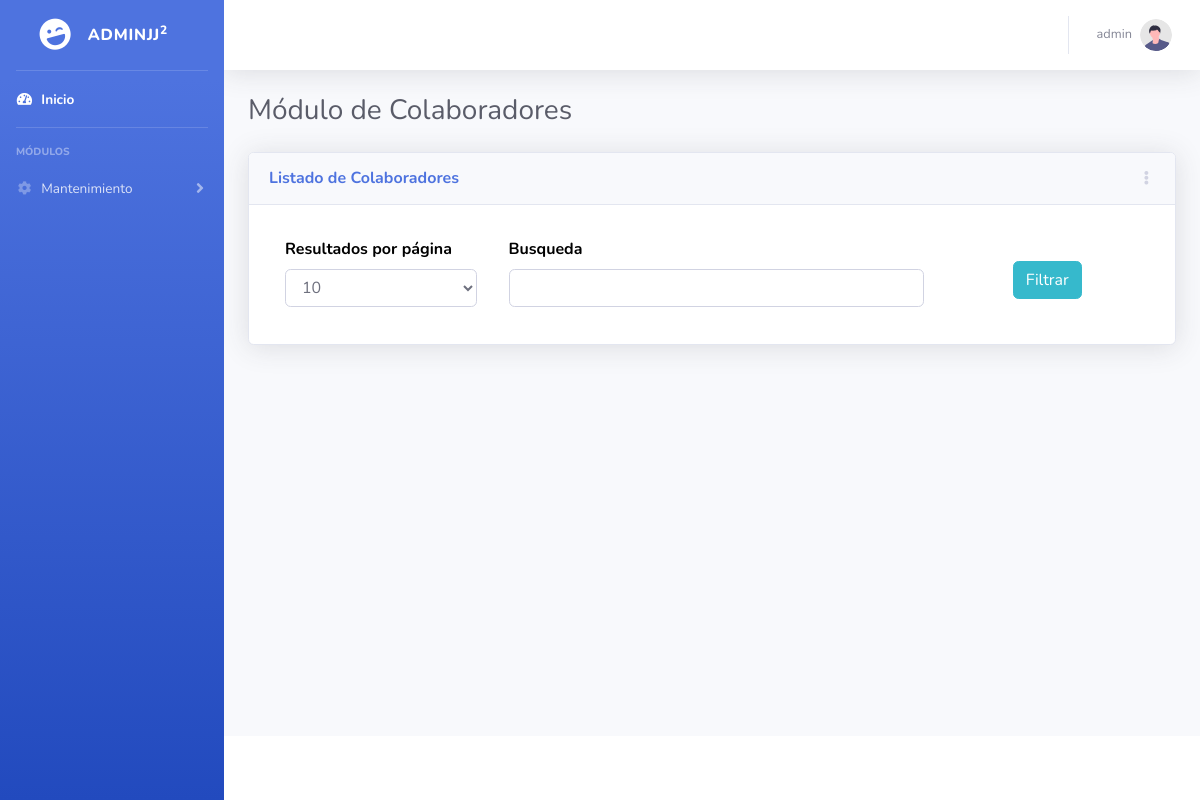
Page /colaboradores.php (signed in) on the earlier database version.
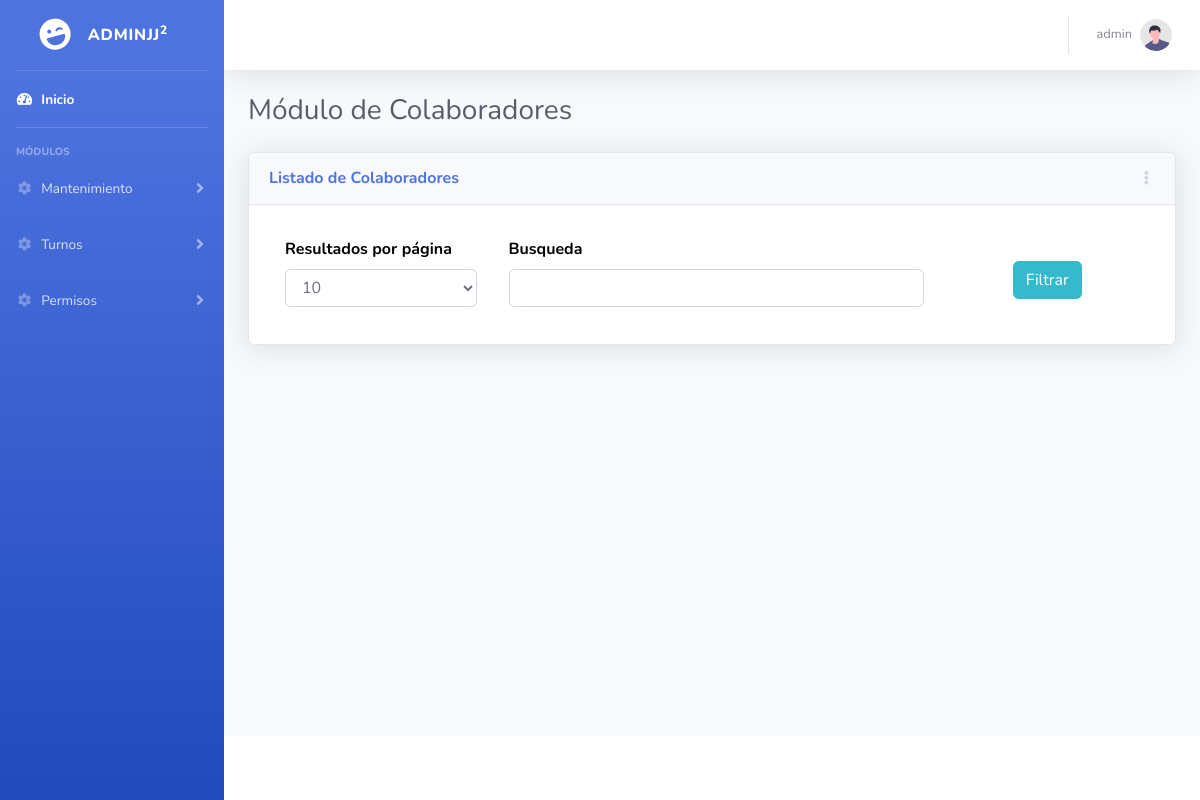
Same page on the later database version.
### tables this page shows
CREATE TABLE modulos (
	id INT AUTO_INCREMENT,
	nombre VARCHAR(250) NOT NULL,
	PRIMARY KEY (id)
);

### menu.php (the view, shortened to what this page needs)
<ul class="navbar-nav bg-gradient-primary sidebar sidebar-dark accordion" id="accordionSidebar">
    <a class="sidebar-brand d-flex align-items-center justify-content-center" href="#">
        <div class="sidebar-brand-icon rotate-n-15">
            <i class="fas fa-laugh-wink"></i>
        </div>
        <div class="sidebar-brand-text mx-3">AdminJJ<sup>2</sup></div>
    </a>
    <hr class="sidebar-divider my-0">
    <li class="nav-item active">
        <a class="nav-link" href="admin.php">
            <i class="fas fa-fw fa-tachometer-alt"></i>
            <span>Inicio</span></a>
    </li>
    <hr class="sidebar-divider">
    <div class="sidebar-heading">
        Módulos
    </div>
    <?php
        include("script/conexion.php");
        $sql1Usuario = "SELECT * FROM usuarios WHERE id = ".$_SESSION['marconiId'];
        $proceso1Usuario = mysqli_query($conexion,$sql1Usuario);
        $contador1Usuario = mysqli_num_rows($proceso1Usuario);
        if($contador1Usuario>=1){
            while($row1Usuario=mysqli_fetch_array($proceso1Usuario)){
                $rolId = $row1Usuario["rol"];
            }
        }
        $menuHtml1 = '';
        $sql1 = "SELECT * FROM permisos WHERE rolId = ".$rolId;
        $proceso1 = mysqli_query($conexion,$sql1);
        $contador1 = mysqli_num_rows($proceso1);
        if($contador1>=1){
            while($row1=mysqli_fetch_array($proceso1)){
                $submoduloId = $row1["submoduloId"];
                $sql2 = "SELECT * FROM submodulos WHERE id = ".$submoduloId;
                $proceso2 = mysqli_query($conexion,$sql2);
                $contador2 = mysqli_num_rows($proceso2);
                if($contador2>=1){
                    while($row2=mysqli_fetch_array($proceso2)){
                        $submodulosNombre = $row2["nombre"];
                        $submodulosIdmodulo = $row2["idModulo"];
                        if(empty($arraySubmodulos[$submodulosIdmodulo])){
                            $arraySubmodulos[$submodulosIdmodulo][$submoduloId] = $submodulosNombre;
                        }else{
                            $arraySubmodulos[$submodulosIdmodulo][$submoduloId] = $submodulosNombre;
                        }
                    }
                }
            }
            $cantidadModulosMenu = count($arraySubmodulos);
            $moduloIdKeyG = array_keys($arraySubmodulos);
            for($i=1;$i<=$cantidadModulosMenu;$i++){
                $moduloIdKeyF = $moduloIdKeyG[$i-1];
                $sql3 = "SELECT * FROM modulos WHERE id = ".$moduloIdKeyF;
                $proceso3 = mysqli_query($conexion,$sql3);
                $contador3 = mysqli_num_rows($proceso3);
                if($contador3>=1){
                    while($row3=mysqli_fetch_array($proceso3)){
                        $moduloNombre = $row3["nombre"];
                    }
                        $menuHtml1 .= '
                            <li class="nav-item">
                                <a class="nav-link collapsed" href="#" data-toggle="collapse" data-target="#'.$moduloNombre.'" aria-expanded="true" aria-controls="'.$moduloNombre.'">
                                    <i class="fas fa-fw fa-cog"></i>
                                    <span>'.$moduloNombre.'</span>
                                </a>
                                <div id="'.$moduloNombre.'" class="collapse" data-parent="#accordionSidebar">
                        ';
                        $submoduloIdKey = array_keys($arraySubmodulos[$moduloIdKeyF]);
                        $cantidadSubmodulosMenu = count($submoduloIdKey);
                        for ($j=0;$j<$cantidadSubmodulosMenu;$j++) {
                            $sql4 = "SELECT * FROM submodulos WHERE id = ".$submoduloIdKey[$j];
                            $proceso4 = mysqli_query($conexion,$sql4);
                            $contador4 = mysqli_num_rows($proceso4);
                            if($contador4>=1){
                                while($row4=mysqli_fetch_array($proceso4)){
                                    $submoduloLink = $row4["link"];
                                    $submoduloNombre = $arraySubmodulos[$moduloIdKeyF][$submoduloIdKey[$j]];
                                    $menuHtml1 .= '
                                            <div class="bg-white py-2 collapse-inner rounded">
                                                <a class="collapse-item" href="'.$submoduloLink.'">'.$submoduloNombre.'</a>
                                    ';
                                }
                            }
                        }
                    $menuHtml1 .= '
                            </div>
                        </div>
                    ';
                }
            }
        }
        echo $menuHtml1;
    ?>
</ul>

Differences in the rows shown:
added modulos: nombre "Turnos"
added modulos: nombre "Permisos"
